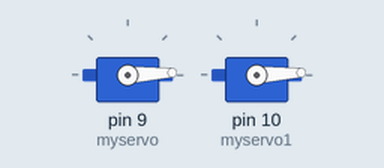
Recording of a sketch running on a simulated Arduino Uno, built with avr-gcc and run on an emulated ATmega328P. On the bench: 2 × servo.

Above: at 0.05 s.
At 1.35 s:
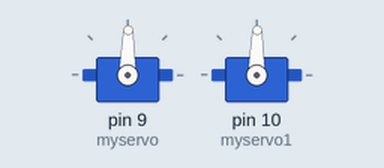
At 2.65 s:
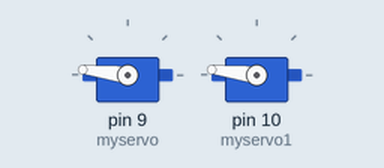
At 5.25 s:
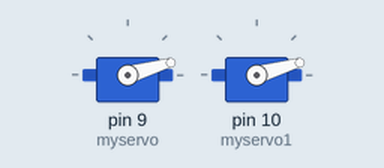
Timing chart, 0 to 7.1 s (numbered marks = the images above):
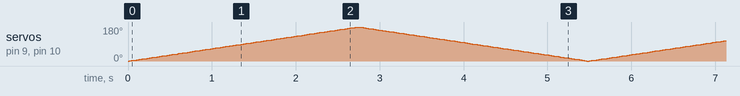

The sketch:

servo_motor_code.ino
```cpp
#include <Servo.h>

Servo myservo;
Servo myservo1;
// create servo object to control a servo
// twelve servo objects can be created on most boards

int pos = 0;    // variable to store the servo position

void setup() {
  myservo.attach(9);
  myservo1.attach(10);
  // attaches the servo on pin 9 to the servo object
}

void loop() {
  for (pos = 0; pos <= 180; pos += 1) { // goes from 0 degrees to 180 degrees
    // in steps of 1 degree
    myservo.write(pos);
    myservo1.write(pos);
    // tell servo to go to position in variable 'pos'
    delay(15);                       // waits 15ms for the servo to reach the position
  }
  for (pos = 180; pos >= 0; pos -= 1) { // goes from 180 degrees to 0 degrees
    myservo.write(pos);
    myservo1.write(pos);
    // tell servo to go to position in variable 'pos'
    delay(15);                       // waits 15ms for the servo to reach the position
  }
}
```
